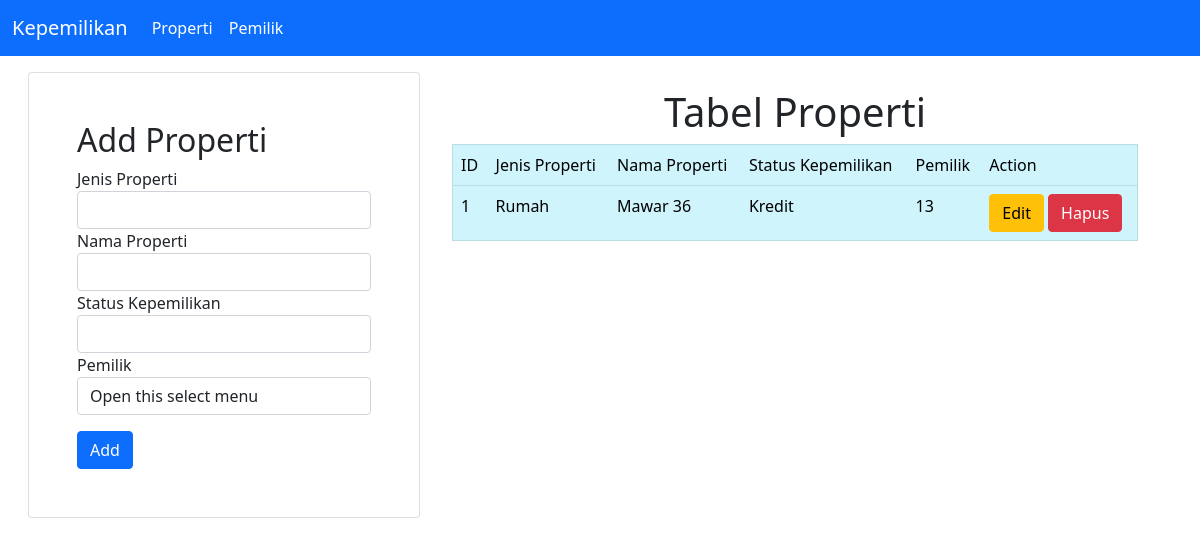
/src_tp4/index.php, run on the app's committed database.
### tables this page shows
CREATE TABLE `properti` (
  `id_properti` int(11) NOT NULL,
  `jenis` varchar(100) NOT NULL,
  `nama_properti` varchar(100) NOT NULL,
  `status_kepemilikan` text NOT NULL,
  `id_pemilik` int(11) NOT NULL
);

### src_tp4/controllers/Properti.controller.php (called while the page is built, shortened)
<?php
include_once("models/Properti.class.php");
include_once("views/Properti.view.php");
class PropertiController {
  private $properti;
  function __construct(){
    $this->properti = new Properti(Conf::$db_host, Conf::$db_user, Conf::$db_pass, Conf::$db_name);
  }
  public function index() {
    $this->properti->open();
    $this->properti->getProperti();
    $data = array(
      'properti' => array(),
    );
    while($row = $this->properti->getResult()){
      array_push($data['properti'], $row);
    }
    $view = new PropertiView();
    $view->render($data);
  }
}

### src_tp4/views/Properti.view.php (the view, shortened to what this page needs)
<?php
class PropertiView{
    public function render($data){
        $no = 1;
        $dataProperti = null;
        foreach($data['properti'] as $val){
            list($id, $jenis, $nama, $status_kepemilikan, $id_pemilik) = $val;
            $dataProperti .= "<tr>
                                <td>" . $no++ . "</td>
                                <td>" . $jenis . "</td>
                                <td>" . $nama . "</td>
                                <td>" . $status_kepemilikan . "</td>
                                <td>" . $id_pemilik . "</td>
                                <td>
                                    <a href='properti.php?id_edit=" . $id .  "' class='btn btn-warning'>Edit</a>
                                    <a href='properti.php?id_hapus=" . $id . "' class='btn btn-danger'>Hapus</a>
                                </td>
                            </tr>";
        }
    }
}

### data on the page
properti: jenis "Rumah", nama_properti "Mawar 36", status_kepemilikan "Kredit", id_pemilik "13"
